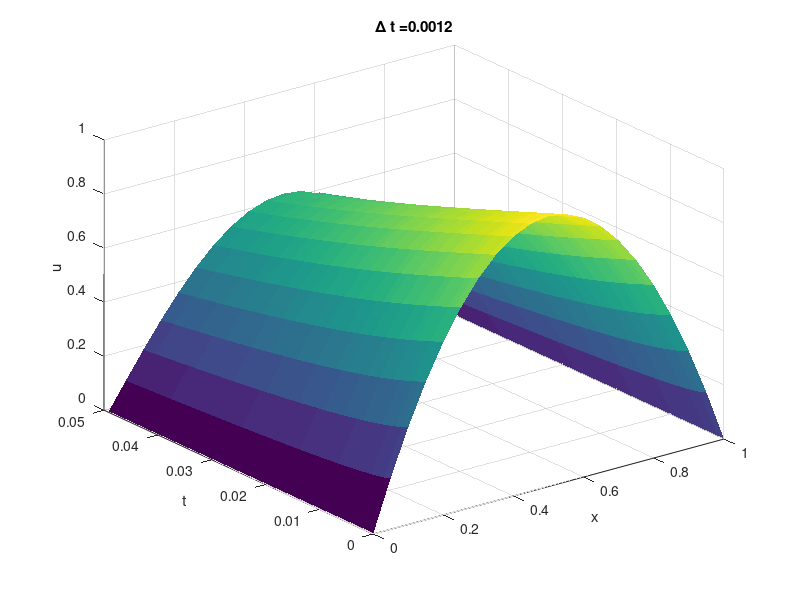
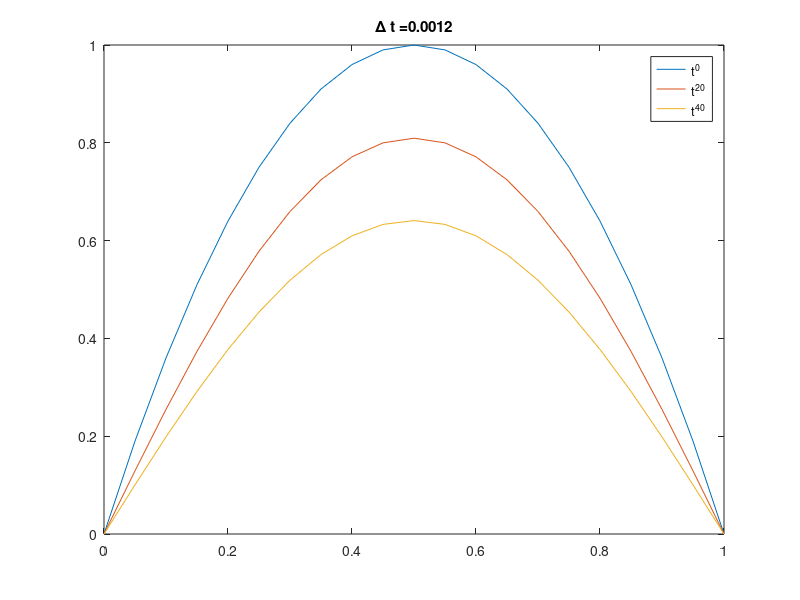
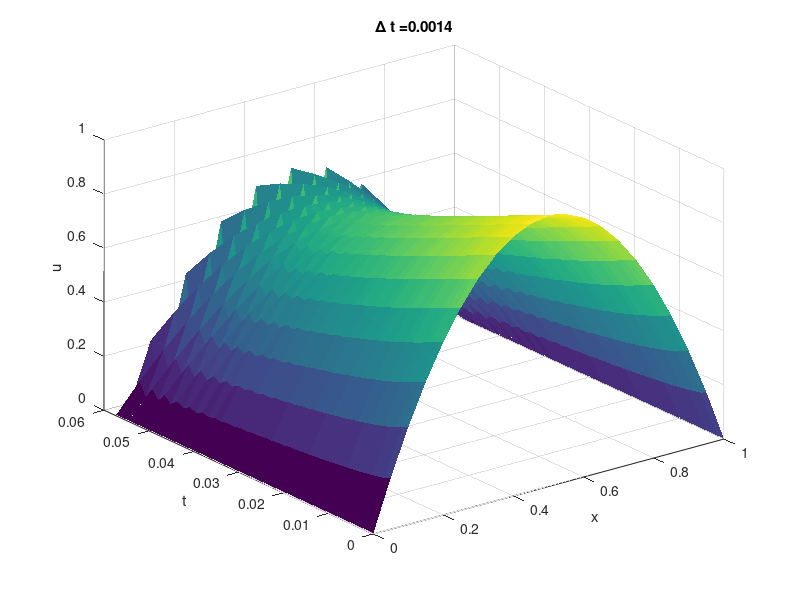
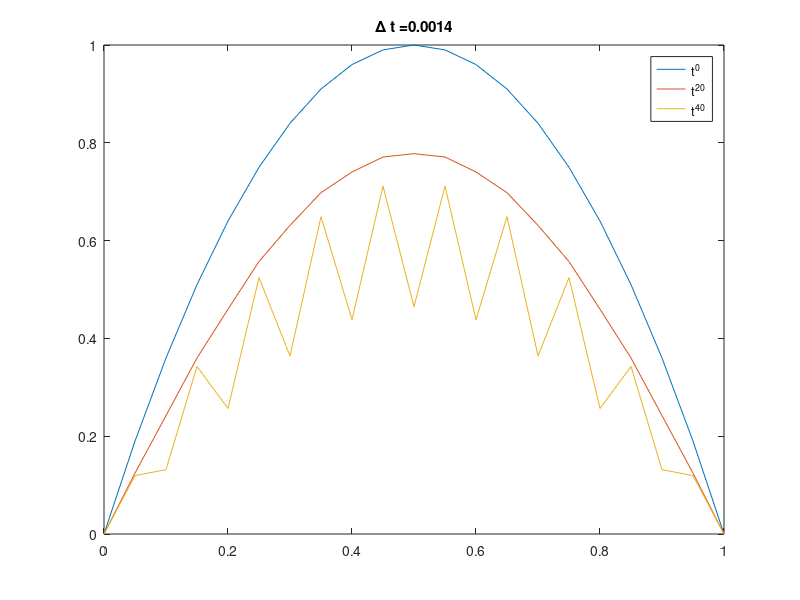

Write the MATLAB code that produced these figures, in order.
close all 
clear all

%% Stabiel

deltax=5e-2;
deltat=1.2e-3;
deltat/deltax^2 %dus KLEINER dan 0.5 en stabiel
%Omega=; %niet nodig hier?
Time=41*deltat; %tot 40s dus
x=0:deltax:1;
t=0:deltat:Time;
M=length(x)-2; %is dus aantal INTERNE knopen
K=length(t)-1; %is dus aantal knopen -1 want indexering start op 0
u=zeros(K+1,M+2);


u(1,:) = 4.*x.*(1-x); %initiële
u(2:end,M+2) = 0; %Dirichlet. geldt pas vanaf t > 0
u(2:end,1) = 0;



for j= 1:K %Want initieel gekend. Start op j omdat werken met j+1 index!
    %gaan tem index K => K+1 in matlab
    for i=2:M+1 % van i = 1 tem i = M. 0 en M+1 gekend
        u(j+1,i) = u(j,i) + deltat/deltax^2*(u(j,i+1)-2*u(j,i)+u(j,i-1));
    end
end

figure()
surf(x,t,u,'linestyle','none')
%surf(x,t,u(:,2:M+3),'linestyle','none')
title(strcat('\Delta t =', num2str(deltat)))
xlabel('x')
ylabel('t')
zlabel('u')

figure()
indices = [1,21,41];
plot(x,u(indices,:))
legend('t^0','t^{20}','t^{40}')
title(strcat('\Delta t =', num2str(deltat)))

%% ONstabiel

deltax=5e-2;
deltat=1.4e-3;
deltat/deltax^2 %dus groter dan 0.5 en NIET stabiel
%Omega=; %niet nodig hier?
Time=41*deltat; %tot 40s dus
x=0:deltax:1;
t=0:deltat:Time;
M=length(x)-2; %is dus aantal INTERNE knopen
K=length(t)-1; %is dus aantal knopen -1 want indexering start op 0
u=zeros(K+1,M+2);


u(1,:) = 4.*x.*(1-x); %initiële
u(2:end,M+2) = 0; %Dirichlet. geldt pas vanaf t > 0
u(2:end,1) = 0;



for j= 1:K %Want initieel gekend. Start op j omdat werken met j+1 index!
    %gaan tem index K => K+1 in matlab
    for i=2:M+1 % van i = 1 tem i = M. 0 en M+1 gekend
        u(j+1,i) = u(j,i) + deltat/deltax^2*(u(j,i+1)-2*u(j,i)+u(j,i-1));
    end
end

figure()
surf(x,t,u,'linestyle','none')
%surf(x,t,u(:,2:M+3),'linestyle','none')
title(strcat('\Delta t =', num2str(deltat)))
xlabel('x')
ylabel('t')
zlabel('u')

figure()
indices = [1,21,41];
plot(x,u(indices,:))
legend('t^0','t^{20}','t^{40}')
title(strcat('\Delta t =', num2str(deltat)))

%Extra comment lijn toevoegen om up te loaden naar Github

%Deze lijn is dan weer toegevoegd in de online Github zelf, zo nagaan hoe we deze dan weer lokaal krijgen! 
